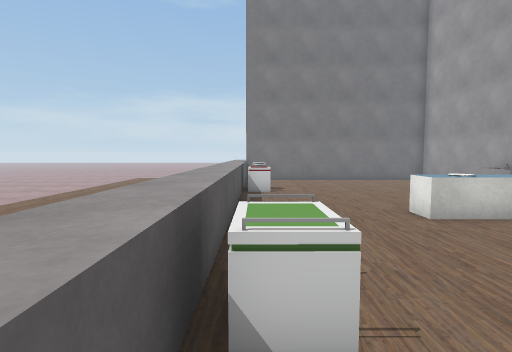
[1] (above)

12 first-person views from a walk through a 3-D level made in the Unity game engine. The camera is 1.4 m above the floor, tilts 4° down and sees 80° across. The floor is counted in squares, 1 m on a side. Each view is taken from the middle of a square. On the plan, view 1 faces up. The plan holds only what a view shows up to about 14 squares ahead; the rest is blank. The place goes on beyond the plan. The player is left out. Some surface patterns are stand-ins.

[2]
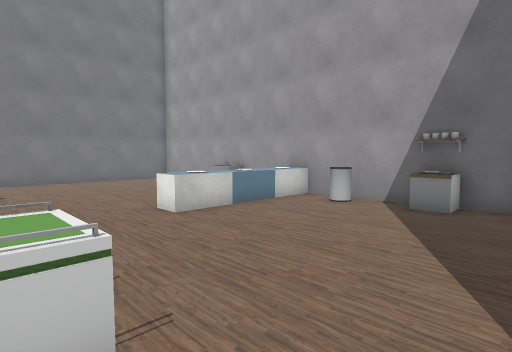

[3]
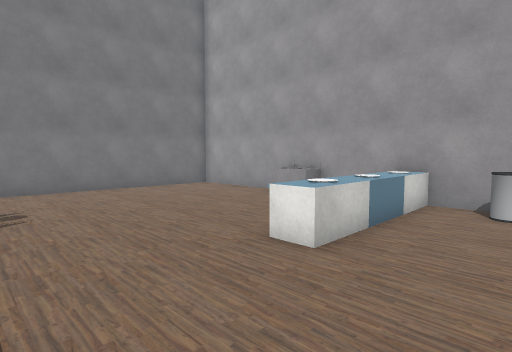

[4]
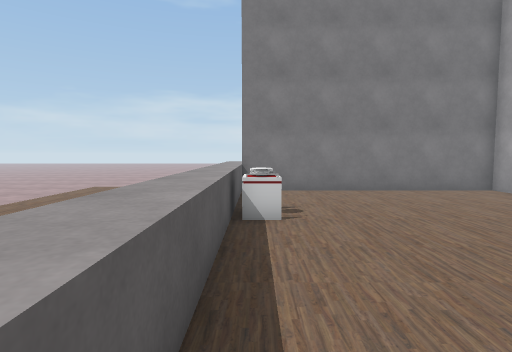

[5]
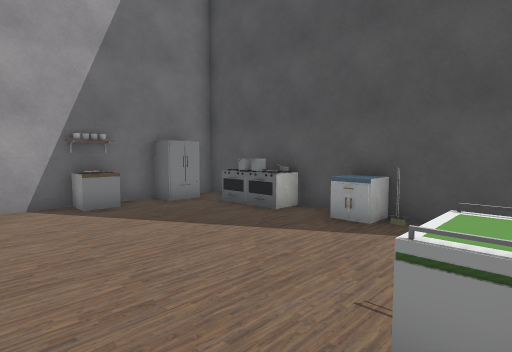

[6]
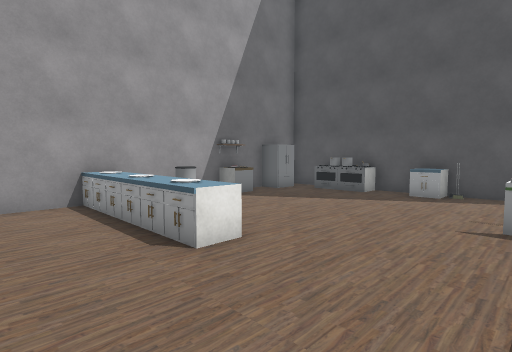

[7]
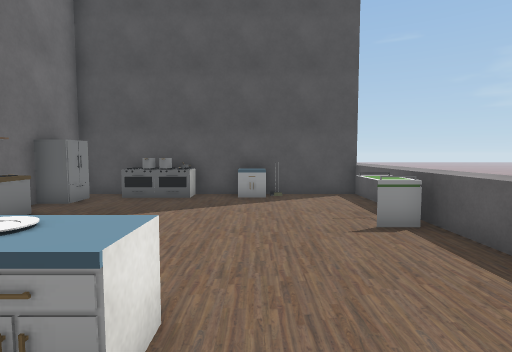

[8]
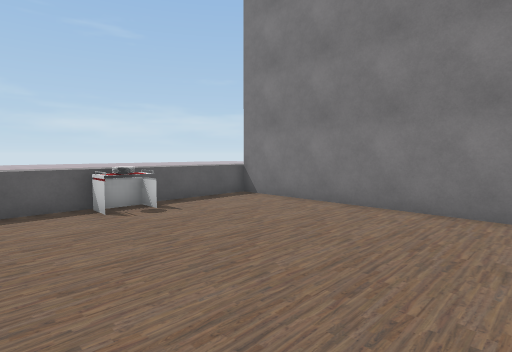

[9]
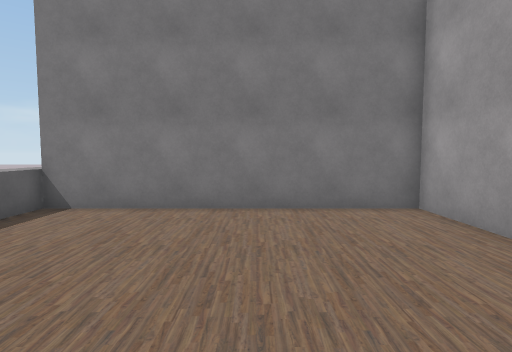

[10]
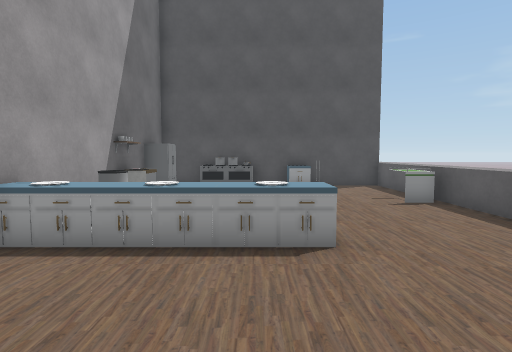

[11]
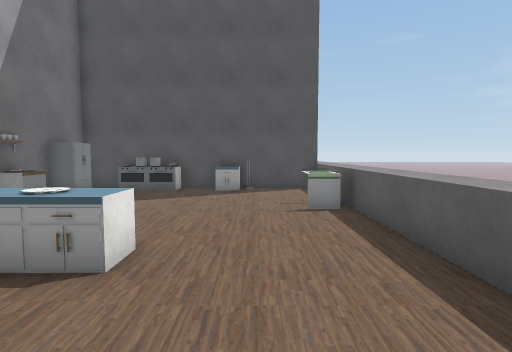

[12]
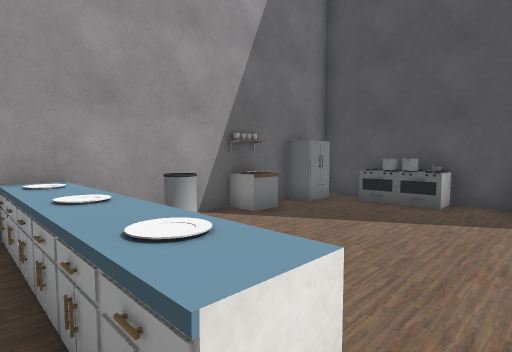

### Floor plan
Key: @ floor where view 1 was taken; # wall or solid block; . floor; ^ raised ledge; S sink; C counter; B bin; R rack; T stove; P pot; O other object.
Columns run from 1 left of view 1 to 9 right of it. Each row starts with its distance up from view 1.
 18 ^
 17 ^##########
 16 ^.........#
 15 ^.........#
 14 ^.........#
 13 ^O........#
 12 ^O........#
 11 ^........SS
 10 ^........S#
  9 ^.........#
  8 ^.........#
  7 ^....OCCCCC
  6 ^.........#
  5 ^........B#
  4 ^.........#
  3 ^O........R
  2 ^........CC
  1 ^.........#
  0 ^@.......##
 -1 ^..#^.TPP##
 -2 ^##########
 -3 ^

Positions as (right, up) in squares from view 1, and headings:
1: (0, 0), facing up
2: (0, 0), facing up-right
3: (0, 4), facing up-right
4: (0, 5), facing up
5: (0, 5), facing down-right
6: (0, 10), facing down-right
7: (3, 9), facing down
8: (8, 9), facing up-left
9: (5, 9), facing up
10: (5, 12), facing down
11: (2, 11), facing down
12: (3, 8), facing down-right
